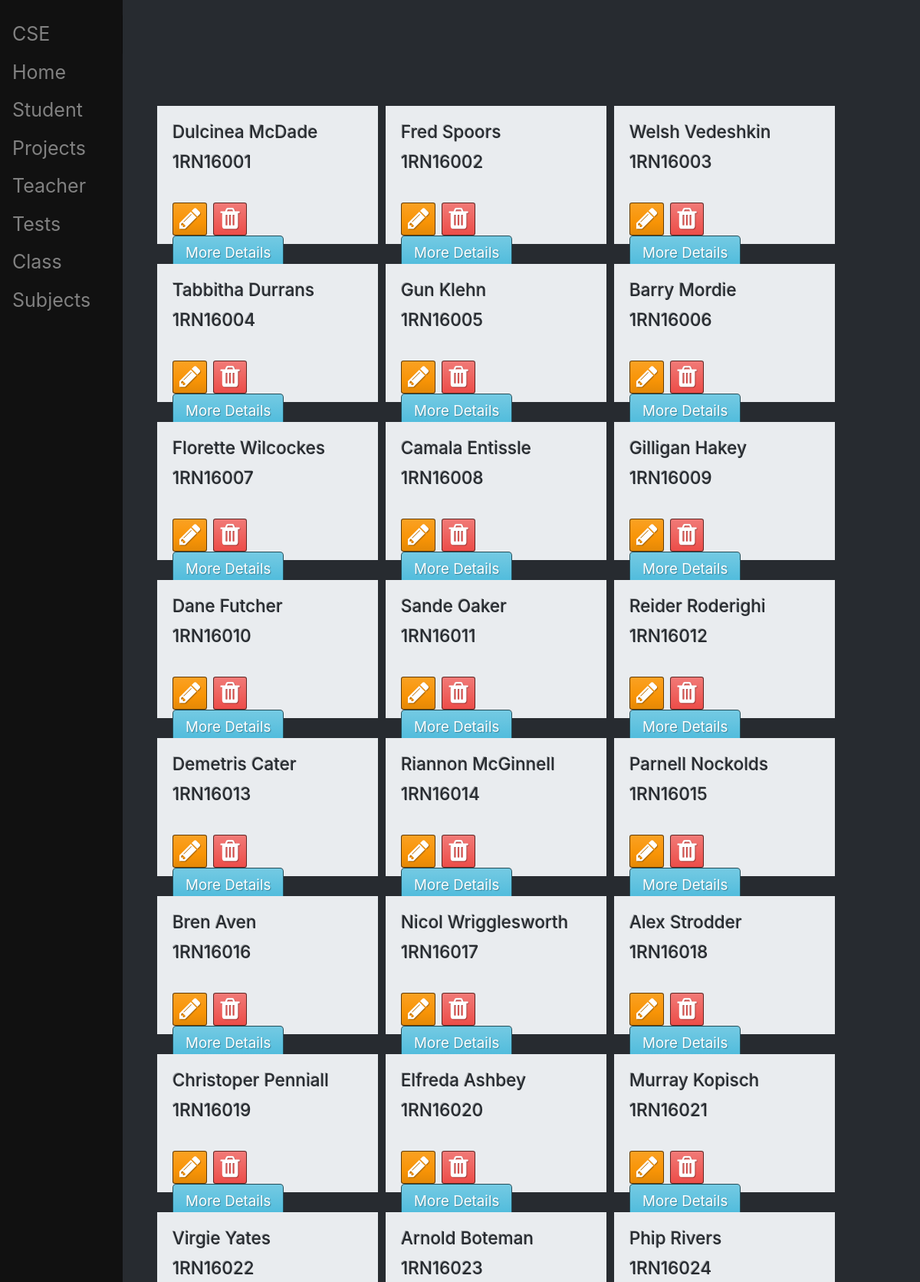
The page /student (upper part) on the database as committed earlier.
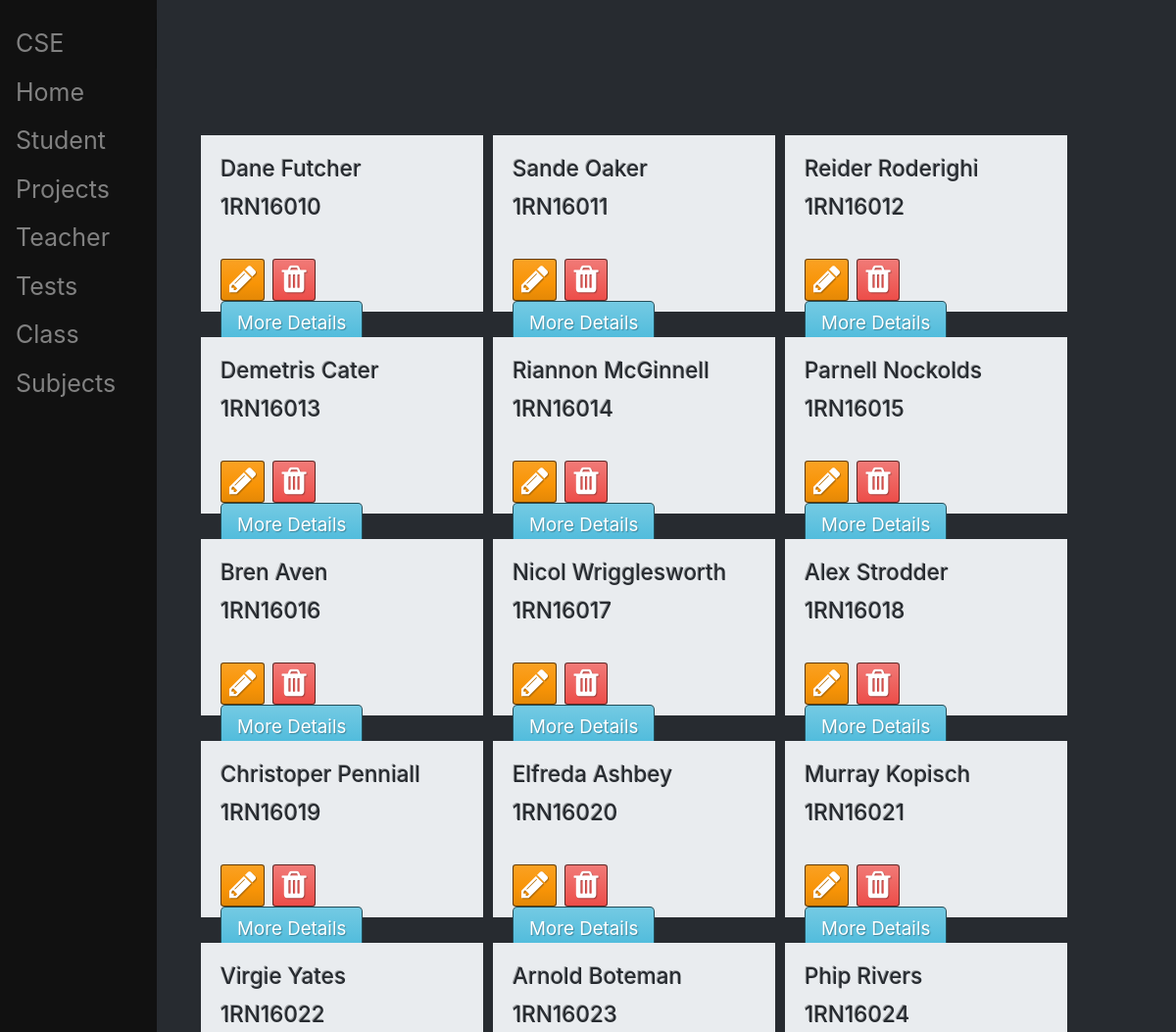
The same page on the database as committed later.
### tables this page shows
CREATE TABLE Student (
USN CHAR(10)  NOT NULL PRIMARY KEY,
Name VARCHAR(20)  NOT NULL,
Semester INTEGER NOT NULL,
dob DATE,
Section CHAR,
Class_ID INTEGER,
Mentor VARCHAR(20),
FOREIGN KEY(Class_ID) REFERENCES CLASS(Class_ID) ON DELETE CASCADE,
FOREIGN KEY(Class_ID) REFERENCES CLASS(Class_ID) ON UPDATE CASCADE

);

### flaskapp.py (the view)
@app.route("/student")
def index_student():
    mySearch()
    student_list = query_db("SELECT * FROM student \
                             ORDER BY USN")
    return render_template("/student/index_student.html", student_list=student_list)

### flaskapp.py (called while the page is built)
def get_db():
    db = getattr(g, '_database', None)
    if db is None:
        db = g._database = sqlite3.connect(DATABASE)
        db.row_factory = sqlite3.Row
    return db

def query_db(query, args=(), one=False):
    cur = get_db().execute(query, args)
    rv = cur.fetchall()
    cur.close()
    return (rv[0] if rv else None) if one else rv

@app.teardown_appcontext
def close_connection(exception):
    db = getattr(g, '_database', None)
    if db is not None:
        db.close()

@app.route("/", methods=['POST'])
def mySearch():
    form = ReusableForm(request.form)
    print(form.errors)
    if request.method == 'POST':
        name = request.form.get('text')
        print(name)
        tableName = GetLink(name)
        if tableName != "":
            return redirect(url_for("index_" + tableName))
    return redirect(url_for("index"))

### templates/student/index_student.html (shortened to what this page needs)
{% extends "base.html" %}
{% set active_switch_student = "active" %}
{% block content %}
<div class="container-fluid">
  <div class="card-group padding-cards">
    {% for student in student_list: %}
    <div class="card-group padding-cards">
      <div class="card-fluid text-dark bg-light mb-3" style="width: 18rem; height: 6em;">
        <div class="card-body">
          <h4 class="card-title">{{ student["Name"] }}</h4>
          <h4 class="card-text">{{ student["USN"] }}</h4>
        </div>
        <div class="card-body">
          <a class="btn btn-warning btn-sm" href="./update_student/{{student.USN}}"><i class="fa fa-pencil" style="font-size:32px"></i></a>
          <a class="btn btn-danger btn-sm" href="./delete_student/{{student.USN}}"><i class="fa fa-trash" style="font-size:32px"></i></a>
          <button type="button" class="btn btn-info btn-lg" data-toggle="modal" data-target="#myModal{{student.USN}}">More Details</button>
        </div>
      </div>
    </div>
    {% endfor %}
  </div>
</div>
  {% endblock %}

### templates/base.html (shortened to what this page needs)
<!DOCTYPE html>
<html>
<head>
  <link rel="stylesheet" href="https://stackpath.bootstrapcdn.com/font-awesome/4.7.0/css/font-awesome.min.css">
  <link rel="stylesheet" href="https://stackpath.bootstrapcdn.com/bootstrap/4.1.3/css/bootstrap.min.css">
  <link rel="stylesheet" href="{{ url_for('static', filename="css/slate/bootstrap.min.css") }}" media="screen">
  <link rel="stylesheet" href="{{ url_for('static', filename="css/custom.min.css") }}">
</head>
<body>
  <nav class="sidenav">
    <div class="navbar-header">
      <a class="navbar-brand" href="/">CSE</a>
    </div>
    <div class="navbar-header">
      <a href="/">Home</a>
      <a href="{{ url_for("index_student") }}">Student</a>
      <a href="{{ url_for("index_project") }}">Projects</a>
      <a href="{{ url_for("index_teacher") }}">Teacher</a>
      <a href="{{  url_for("index_test") }}">Tests</a>
      <a href="{{ url_for("index_class") }}">Class</a>
      <a href="{{  url_for("index_subject") }}">Subjects</a>
    </div>
  </nav>
  <h2>{% block content %}Content{% endblock %}</h2>
</body>
</html>

### templates/base.html (style rules this page uses)
body { margin: 0; font-family: -apple-system, BlinkMacSystemFont, "Segoe UI", Roboto, "Helvetica Neue", Arial, sans-serif, "Apple Color Emoji", "Segoe UI Emoji", "Segoe UI Symbol", "Noto Color Emoji"; font-size: 0.9375rem; font-weight: 400; line-height: 1.5; color: #aaa; text-align: left; background-color: #272B30; padding-left: 180px; }
.sidenav { height: 100%; width: 160px; position: fixed; z-index: 1; top: 0; left: 0; background-color: #111; overflow-x: hidden; padding-top: 20px; }
.sidenav a { padding: 6px 8px 6px 16px; text-decoration: none; font-size: 25px; color: #818181; display: block; }
.btn { border-color: rgba(0, 0, 0, 0.6); text-shadow: 1px 1px 1px rgba(0, 0, 0, 0.3); }
.padding-cards { padding-left: 5px; padding-right: 5px; padding-top: 5px; padding-bottom: 5px; }

Rows that differ between the two databases and show on the page:
removed Student: Name "Dulcinea McDade", USN "1RN16001"
removed Student: Name "Fred Spoors", USN "1RN16002"
removed Student: Name "Welsh Vedeshkin", USN "1RN16003"
removed Student: Name "Tabbitha Durrans", USN "1RN16004"
removed Student: Name "Gun Klehn", USN "1RN16005"
removed Student: Name "Barry Mordie", USN "1RN16006"
removed Student: Name "Florette Wilcockes", USN "1RN16007"
removed Student: Name "Camala Entissle", USN "1RN16008"
removed Student: Name "Gilligan Hakey", USN "1RN16009"
